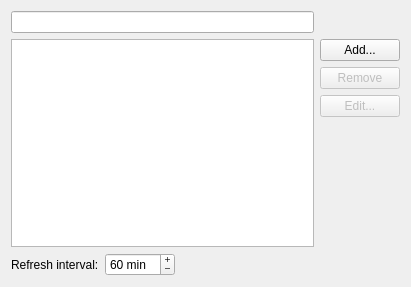
<?xml version="1.0" encoding="UTF-8"?>
<ui version="4.0">
 <class>Orca::Plugin::Core::LocatorSettingsWidget</class>
 <widget class="QWidget" name="Orca::Plugin::Core::LocatorSettingsWidget">
  <property name="geometry">
   <rect>
    <x>0</x>
    <y>0</y>
    <width>411</width>
    <height>287</height>
   </rect>
  </property>
  <property name="windowTitle">
   <string>Configure Filters</string>
  </property>
  <layout class="QGridLayout" name="gridLayout">
   <item row="0" column="0">
    <widget class="Utils::FancyLineEdit" name="filterEdit"/>
   </item>
   <item row="1" column="0">
    <widget class="Utils::TreeView" name="filterList"/>
   </item>
   <item row="1" column="1">
    <layout class="QVBoxLayout">
     <item>
      <widget class="QPushButton" name="addButton">
       <property name="text">
        <string>Add...</string>
       </property>
      </widget>
     </item>
     <item>
      <widget class="QPushButton" name="removeButton">
       <property name="enabled">
        <bool>false</bool>
       </property>
       <property name="text">
        <string>Remove</string>
       </property>
      </widget>
     </item>
     <item>
      <widget class="QPushButton" name="editButton">
       <property name="enabled">
        <bool>false</bool>
       </property>
       <property name="text">
        <string>Edit...</string>
       </property>
      </widget>
     </item>
     <item>
      <spacer>
       <property name="orientation">
        <enum>Qt::Vertical</enum>
       </property>
       <property name="sizeHint" stdset="0">
        <size>
         <width>20</width>
         <height>40</height>
        </size>
       </property>
      </spacer>
     </item>
    </layout>
   </item>
   <item row="2" column="0" colspan="2">
    <layout class="QHBoxLayout">
     <item>
      <widget class="QLabel" name="refreshIntervalLabel">
       <property name="toolTip">
        <string>Locator filters that do not update their cached data immediately, such as the custom directory filters, update it after this time interval.</string>
       </property>
       <property name="text">
        <string>Refresh interval:</string>
       </property>
      </widget>
     </item>
     <item>
      <widget class="QSpinBox" name="refreshInterval">
       <property name="frame">
        <bool>true</bool>
       </property>
       <property name="buttonSymbols">
        <enum>QAbstractSpinBox::PlusMinus</enum>
       </property>
       <property name="suffix">
        <string> min</string>
       </property>
       <property name="maximum">
        <number>320</number>
       </property>
       <property name="singleStep">
        <number>5</number>
       </property>
       <property name="value">
        <number>60</number>
       </property>
      </widget>
     </item>
     <item>
      <spacer>
       <property name="orientation">
        <enum>Qt::Horizontal</enum>
       </property>
       <property name="sizeHint" stdset="0">
        <size>
         <width>40</width>
         <height>20</height>
        </size>
       </property>
      </spacer>
     </item>
    </layout>
   </item>
  </layout>
 </widget>
 <customwidgets>
  <customwidget>
   <class>Utils::TreeView</class>
   <extends>QTreeView</extends>
   <header location="global">utils/itemviews.hpp</header>
  </customwidget>
  <customwidget>
   <class>Utils::FancyLineEdit</class>
   <extends>QLineEdit</extends>
   <header location="global">utils/fancylineedit.hpp</header>
  </customwidget>
 </customwidgets>
 <resources/>
 <connections/>
</ui>
